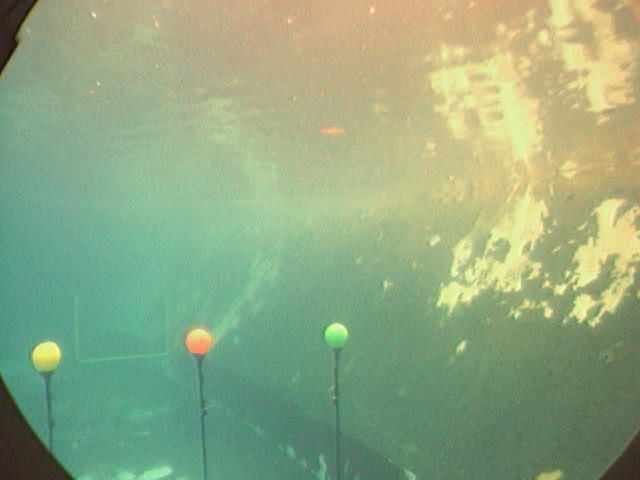
#> input picture project3/Data/Frames/Green/Training/Train_ImageGreen1.jpg, 640 x 480 px, given in place of projectV.avi, which was not available
$ python Vase_Track_LK.py   (older library calls are emulated)
#> lines starting #> are read from the running program, lines starting #| are printed output that depends on the picture; pictures that were not available may be replaced by others from this repository, and a replacement may not be noted
import numpy as np
import cv2

#kernel = np.ones((5,5),np.uint8)
kernel = np.ones((3,3),np.float32)/25
cap = cv2.VideoCapture('projectV.avi')
r, init_frame = cap.read()
#> init_frame is the input picture: shape (480, 640, 3); mean B, G, R 129.8, 168.4, 144.7
init_frame = cv2.dilate(init_frame,kernel,7)
# init_frame = cv2.medianBlur(init_frame,7)
# init_frame = cv2.bilateralFilter(init_frame,15,75,75)
# init_frame = cv2.filter2D(init_frame, -1, kernel)

init_frame = cv2.cvtColor(init_frame, cv2.COLOR_BGR2GRAY)
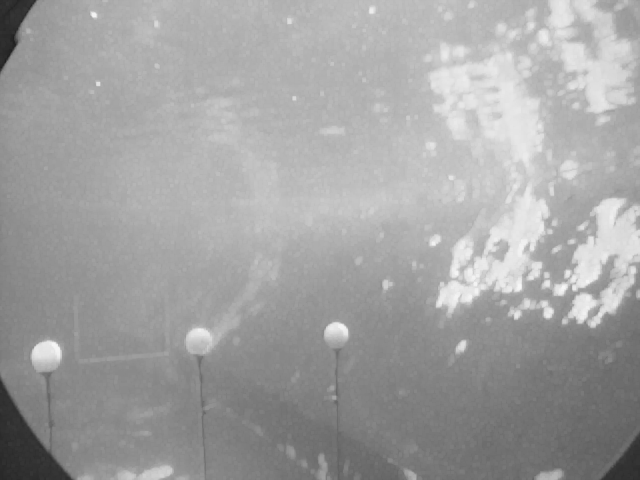
#> init_frame: shape (480, 640); min 30, max 247, mean 161.8
temp = init_frame

p_prev = np.array([[0.0]] * 6)
rect_prev = [125.0, 93.0, 170.0, 149.0]


def affineLKtracker(I, temp, rect, P):
    # to keep track of iterations
    ctr = 0

    # defining constants
    epsilon = 0.0548
    del_p = 0

    # getting the rectangle points
    x1, y1, x2, y2 = rect[0], rect[1], rect[2], rect[3]
    p1, p2, p3, p4, p5, p6 = P[0], P[1], P[2], P[3], P[4], P[5]
    W = (np.array([[(1 + p1), p3, p5], [p2, (1 + p4), p6]])).reshape(2, 3)

    Ix = cv2.Sobel(I, cv2.CV_32F, 1, 0, ksize=9)
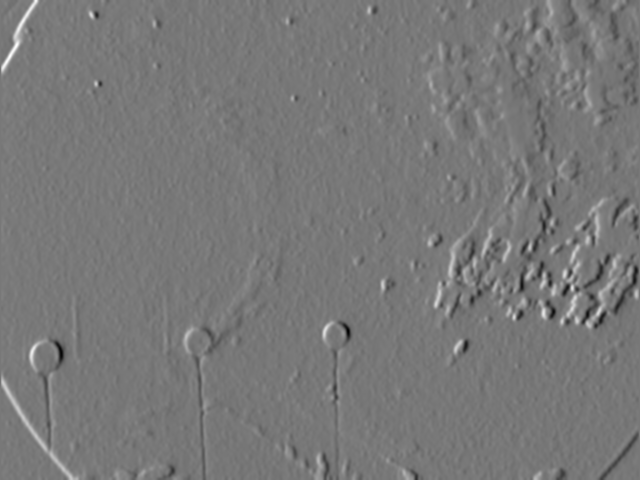
#> Ix: shape (480, 640) float32; min -703654, max 788124, mean 1958.8; drawn with min black and max white
    Iy = cv2.Sobel(I, cv2.CV_32F, 0, 1, ksize=9)
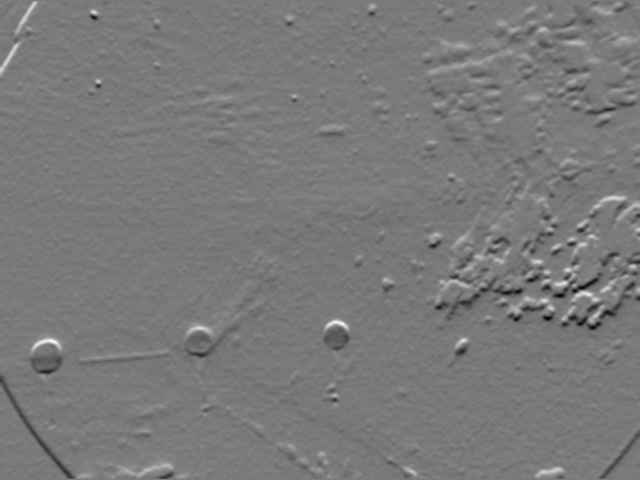
#> Iy: shape (480, 640) float32; min -639246, max 690228, mean -3838.2; drawn with min black and max white

    while del_p is 0 or np.linalg.norm(del_p) >= epsilon :
    #while ctr < 4:

        ctr += 1

        for i in range(int(x1), int(x2) + 1, 15):
            for j in range(int(y1), int(y2) + 1, 15):
                p1, p2, p3, p4, p5, p6 = P[0], P[1], P[2], P[3], P[4], P[5]
                W = np.array([[(1 + p1), p3, p5], [p2, (1 + p4), p6]])
                W = W.reshape((2, 3))

                # step 1 : Warp I with W(x;p)
                X = np.array([[i], [j], [1]])
                Wxp = W @ X  # shape = (2, 1) (mapped x, mapped y)

                # step 2: template - (warped image of current iteration)
                T = temp[i, j]
                IW = I[int(Wxp[0]), int(Wxp[1])]
                error = np.array(T, dtype='int') - np.array(IW, dtype='int')
                error = error.reshape(1, 1)

                # step 3: compute gradient I
                I_grad = np.array([Ix[i, j], Iy[i, j]])

                # step 4: evaluate the jacobian dW/dP
                dwdp = np.array([[i, 0, j, 0, 1, 0], [0, i, 0, j, 0, 1]])

                # step 5: compute the steepest descent
                #
                sd = (np.transpose(I_grad) @ dwdp).reshape(1, 6)

                # step 6: calc hessian matrix
                hessian = np.array(np.sum((sd.T) @ sd))
                hessian = hessian.reshape(1, 1)
                hessian_inv = np.linalg.pinv(hessian)

                # step 7: multiply steepest descent with error
                steep_error = np.array(np.sum(np.transpose(sd) @ error)).reshape(1, 1)
                del_p = hessian_inv @ steep_error

                # step 9: update parameter matrix
                P += del_p
#> after the loop, P = [0, 0, 0, 0, 0, 0]; ctr = 1

    # calculating the warped bounding box points

    Z1 = np.array([[x1], [y1], [1.0]], dtype='float')
    Z2 = np.array([[x2], [y2], [1.0]], dtype='float')
    W1 = W @ Z1
    W2 = W @ Z2
    x1_new, y1_new = W1[0], W1[1]
    x2_new, y2_new = W2[0], W2[1]

    rect_new = [x1_new, y1_new, x2_new, y2_new]

    return P, rect_new


i = 0
while cap.isOpened():

    r, cur_frame = cap.read()
    if r == True:
        i += 1
        OG = cur_frame
        cur_frame = cv2.dilate(cur_frame, kernel, 7)
        # curr_frame = cv2.medianBlur(cur_frame, 7)
        # cur_frame = cv2.bilateralFilter(cur_frame,9,75,75)
        # cur_frame = cv2.filter2D(cur_frame, -1, kernel)

        I = cv2.cvtColor(cur_frame, cv2.COLOR_BGR2GRAY)

        p_new, rect_new = affineLKtracker(I, temp, rect_prev, p_prev)
#> p_new = [0, 0, 0, 0, 0, 0]; rect_new = [[125], [93], [170], [149]]
        p_prev = p_new
#> p_prev = [0, 0, 0, 0, 0, 0]
        rect_prev = rect_new
#> rect_prev = [[125], [93], [170], [149]]
        print(rect_new)
#| [array([125.]), array([93.]), array([170.]), array([149.])]

        x1, y1, x2, y2 = rect_new[0], rect_new[1], rect_new[2], rect_new[3]
#> x1 = [125]; y1 = [93]; x2 = [170]; y2 = [149]
#> (the run stopped early here; a loop or call above may not have finished)

$ run again, on project3/Data/Frames/Green/Training/Train_ImageGreen15.jpg
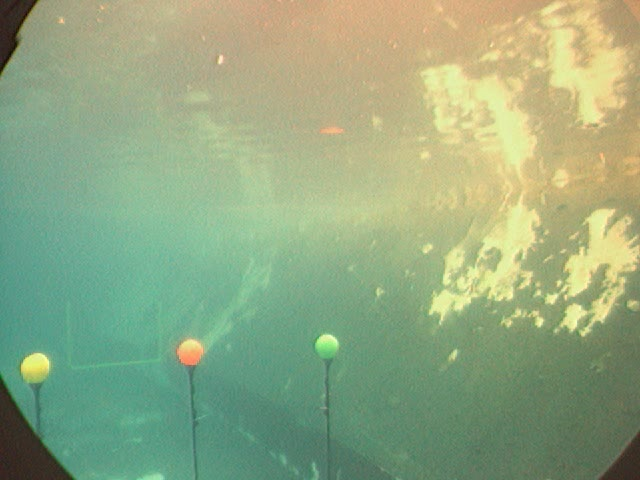
#> input picture project3/Data/Frames/Green/Training/Train_ImageGreen15.jpg, 640 x 480 px, given in place of projectV.avi, which was not available
#> init_frame is the input picture: shape (480, 640, 3); mean B, G, R 129.5, 168.5, 146.7
#> `init_frame = cv2.cvtColor(init_frame, cv2.COLOR_BGR2GRAY)`:
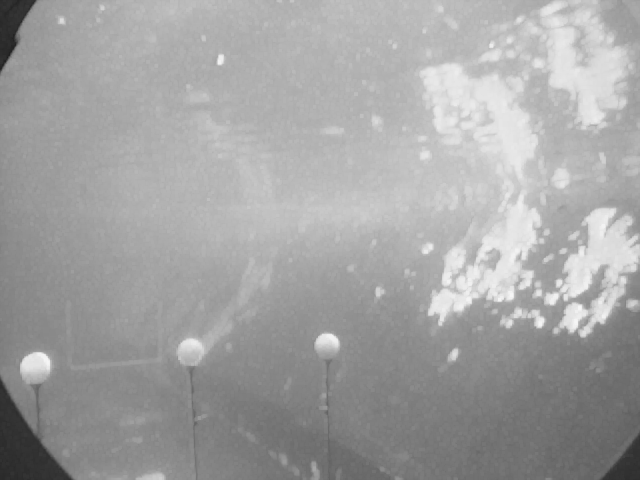
#> init_frame: shape (480, 640); min 31, max 246, mean 162.5
#> in affineLKtracker, `Iy = cv2.Sobel(I, cv2.CV_32F, 0, 1, ksize=9)`:
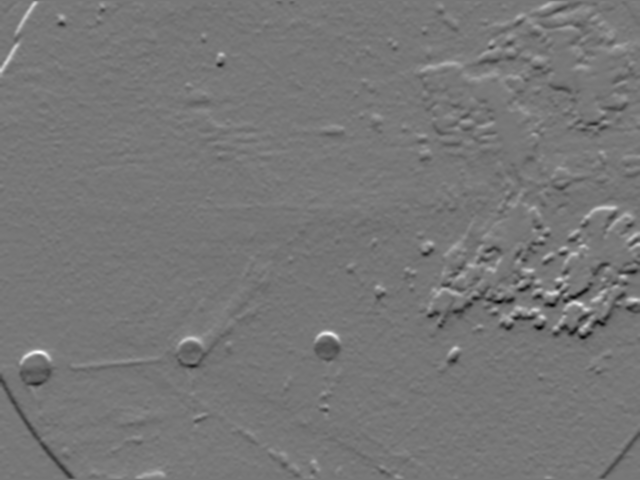
#> Iy: shape (480, 640) float32; min -675367, max 761186, mean -4123.5; drawn with min black and max white
#> after the loop in affineLKtracker, `while del_p is 0 or np.linalg.norm(del_p) >= epsilon :`: P = [0, 0, 0, 0, 0, 0]; ctr = 1
#> p_new = [0, 0, 0, 0, 0, 0]; rect_new = [[125], [93], [170], [149]]
#> p_prev = [0, 0, 0, 0, 0, 0]
#> rect_prev = [[125], [93], [170], [149]]
#| [array([125.]), array([93.]), array([170.]), array([149.])]
#> x1 = [125]; y1 = [93]; x2 = [170]; y2 = [149]
